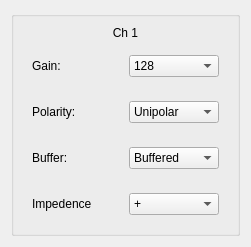
<?xml version="1.0" encoding="UTF-8"?>
<ui version="4.0">
 <class>adc_full_setting</class>
 <widget class="QWidget" name="adc_full_setting">
  <property name="geometry">
   <rect>
    <x>0</x>
    <y>0</y>
    <width>251</width>
    <height>226</height>
   </rect>
  </property>
  <property name="windowTitle">
   <string>Form</string>
  </property>
  <layout class="QVBoxLayout" name="verticalLayout">
   <item>
    <widget class="QGroupBox" name="groupBox">
     <property name="title">
      <string/>
     </property>
     <layout class="QVBoxLayout" name="verticalLayout_2">
      <item>
       <widget class="QLabel" name="label">
        <property name="text">
         <string>Ch 1</string>
        </property>
        <property name="alignment">
         <set>Qt::AlignCenter</set>
        </property>
       </widget>
      </item>
      <item>
       <widget class="QWidget" name="widget_gain" native="true">
        <layout class="QHBoxLayout" name="layout_gain">
         <item>
          <widget class="QLabel" name="label_2">
           <property name="text">
            <string>Gain:</string>
           </property>
          </widget>
         </item>
         <item>
          <widget class="QComboBox" name="CB_gain">
           <item>
            <property name="text">
             <string>128</string>
            </property>
           </item>
           <item>
            <property name="text">
             <string>64</string>
            </property>
           </item>
           <item>
            <property name="text">
             <string>32</string>
            </property>
           </item>
           <item>
            <property name="text">
             <string>16</string>
            </property>
           </item>
           <item>
            <property name="text">
             <string>8</string>
            </property>
           </item>
           <item>
            <property name="text">
             <string>1</string>
            </property>
           </item>
           <item>
            <property name="text">
             <string>Off</string>
            </property>
           </item>
          </widget>
         </item>
        </layout>
       </widget>
      </item>
      <item>
       <widget class="QWidget" name="widget_polarity" native="true">
        <layout class="QHBoxLayout" name="layout_polarity">
         <item>
          <widget class="QLabel" name="label_3">
           <property name="text">
            <string>Polarity:</string>
           </property>
          </widget>
         </item>
         <item>
          <widget class="QComboBox" name="CB_polarity">
           <item>
            <property name="text">
             <string>Unipolar</string>
            </property>
           </item>
           <item>
            <property name="text">
             <string>Bipolar</string>
            </property>
           </item>
          </widget>
         </item>
        </layout>
       </widget>
      </item>
      <item>
       <widget class="QWidget" name="widget_buffer" native="true">
        <layout class="QHBoxLayout" name="layout_buffer">
         <item>
          <widget class="QLabel" name="label_4">
           <property name="text">
            <string>Buffer:</string>
           </property>
          </widget>
         </item>
         <item>
          <widget class="QComboBox" name="CB_buffer">
           <item>
            <property name="text">
             <string>Buffered</string>
            </property>
           </item>
           <item>
            <property name="text">
             <string>Unbuffered</string>
            </property>
           </item>
          </widget>
         </item>
        </layout>
       </widget>
      </item>
      <item>
       <widget class="QWidget" name="widget_impedance" native="true">
        <layout class="QHBoxLayout" name="layout_sensor">
         <item>
          <widget class="QLabel" name="label_5">
           <property name="text">
            <string>Impedence</string>
           </property>
          </widget>
         </item>
         <item>
          <widget class="QComboBox" name="CB_impedance">
           <item>
            <property name="text">
             <string>+</string>
            </property>
           </item>
           <item>
            <property name="text">
             <string>-</string>
            </property>
           </item>
          </widget>
         </item>
        </layout>
       </widget>
      </item>
     </layout>
    </widget>
   </item>
  </layout>
 </widget>
 <resources/>
 <connections/>
</ui>
